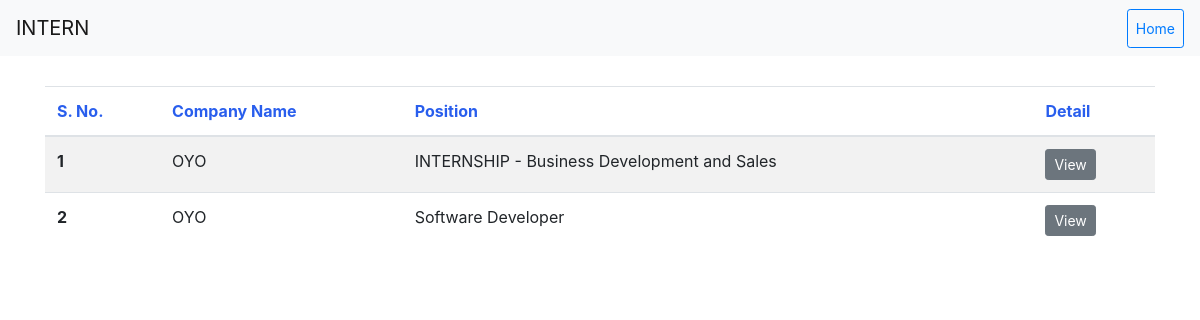
Page /student/appliedIntern.php (signed in) on the committed database.
### tables this page shows
CREATE TABLE `apply_interns` (
  `apply_id` int(11) NOT NULL,
  `intern_id` int(11) NOT NULL,
  `post_by` varchar(60) NOT NULL,
  `apply_by` varchar(60) NOT NULL,
  `question` text NOT NULL
);

CREATE TABLE `intern` (
  `id` int(11) NOT NULL,
  `company` text NOT NULL,
  `title` text NOT NULL,
  `about` text NOT NULL,
  `post_by` varchar(60) NOT NULL,
  `question` text NOT NULL
);

### student/appliedIntern.php (the view, shortened to what this page needs)
<?php
  $type = "";
  $data = "0";
  if(array_key_exists('id', $_SESSION) AND $_SESSION['id']){
    include("../connection.php");
    $query = "SELECT * FROM `user_detail` WHERE id = '".mysqli_real_escape_string($link,$_SESSION['id'])."' LIMIT 1";
    if(mysqli_query($link, $query)){
      $result = mysqli_query($link, $query);
      $user = mysqli_fetch_array($result);
      $type = $user['type'];
    }
    if($type == 'Employee'){
      header("Location: ../index.php");
      exit;
    }else{
      $query = "SELECT * FROM `apply_interns` WHERE apply_by = '".mysqli_real_escape_string($link,$user['email'])."'";
      $result = mysqli_query($link, $query);
      if(mysqli_num_rows($result) > 0){
        $data = "1";
        $result = mysqli_query($link, $query);
      }
    }
  }else{
    header("Location: ../index.php");
    exit;
  }
?>
  <div class="container">
    <?php
      $count = 1;
      if($data == "1"){
        echo '<table class="table table-striped">
                <thead style="color:#295EED;">
                  <tr>
                    <th scope="col">S. No.</th>
                    <th scope="col">Company Name</th>
                    <th scope="col">Position</th>
                    <th scope="col">Detail</th>
                  </tr>
                </thead>
                <tbody>';
        while($interns = mysqli_fetch_array($result)){
          $query = "SELECT * FROM `intern` WHERE id = '".mysqli_real_escape_string($link,$interns['intern_id'])."'LIMIT 1";
          $result_data = mysqli_query($link, $query);
          $intern_data = mysqli_fetch_array($result_data);
         echo'<tr>
                <th scope="row">'.$count.'</th>
                <td>'.$intern_data['company'].'</td>
                <td>'.$intern_data['title'].'</td>
                <td><button type="button" class="btn btn-secondary btn-sm" data-toggle="modal" data-target="#'.$intern_data['id'].'">View</button></td>
              </tr>';
              $count++;
        }
        echo '</tbody>
          </table>';
      }
    ?>
  </div>

### style.css (style rules this page uses)
nav { margin-bottom: 30px; }

### rows in the picture
apply_interns: intern.company "OYO", intern.title "INTERNSHIP - Business Development and Sales"
apply_interns: intern.company "OYO", intern.title "Software Developer"
